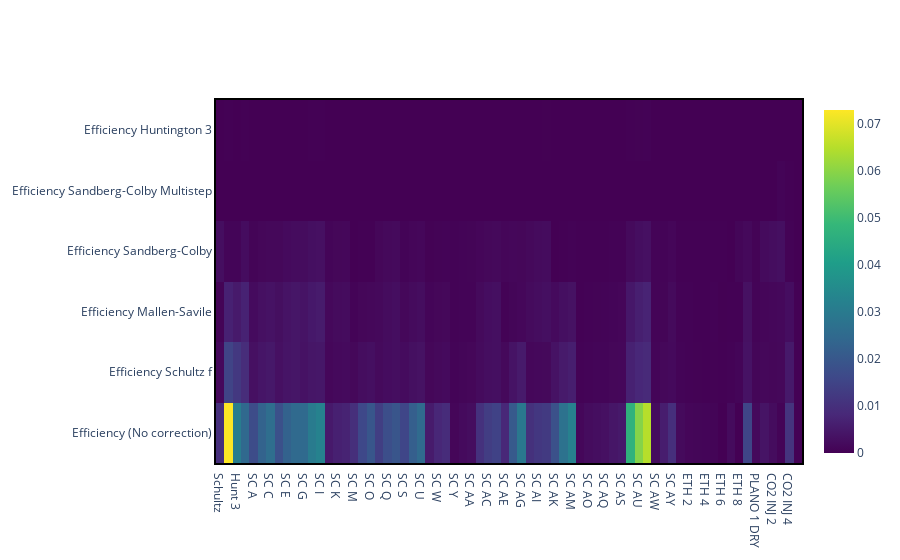
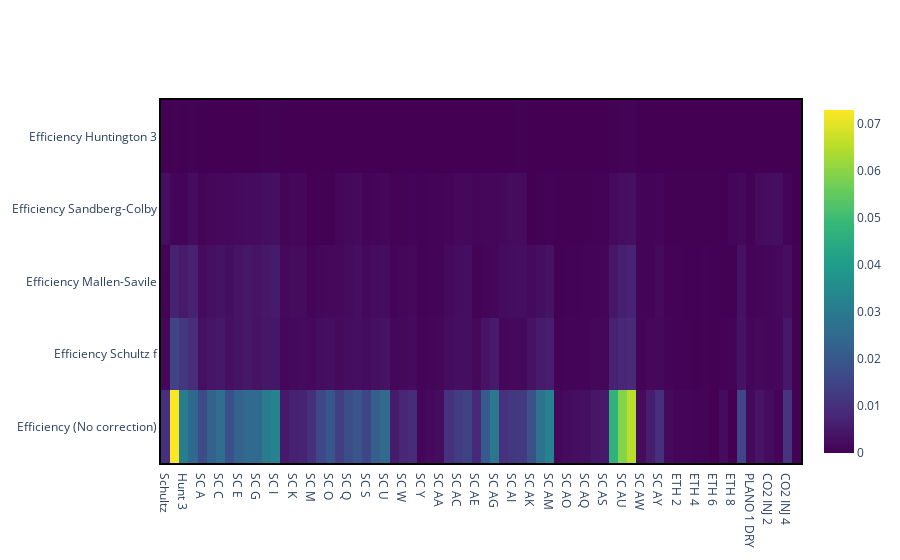

Notebook code cell kept with these figures, in order:
### Markdown cell above
Finally, we build a plot to visualize the error for each method when compared to the reference method:

### Code cell
fig = go.Figure()
x = [case for case in df.columns]
y = [method for method in methods.keys()]
z = []
z_time = []
hovertext = []
for method in methods.keys():
    results = []
    time_results = []
    text_list = []
    for case in df.columns:
        results.append(df.loc[f"{method}_error", case])
        time_results.append(df.loc[f"{method}_time", case])
        suc, disch = states(case)
        text = (
            f"Case: {case}"
            f"<br>Error: {df.loc[f'{method}_error', case]:.5f}"
            f"<br>Time: {df.loc[f'{method}_time', case]:.5f}"
            f"<br>ps: {df.loc['ps bara', case]}"
            f"<br>pd: {df.loc['pd bara', case]}"
            f"<br>Ts: {df.loc['Ts degC', case]}"
            f"<br>Td: {df.loc['Td degC', case]}"
            f"<br>zs: {suc.z():.2f}"
            f"<br>zd: {disch.z():.2f}"
            f"<br>ρ_s: {suc.rho():.2f}"
            f"<br>ρ_d: {disch.rho():.2f}"
            f"<br>MW: {suc.molar_mass('g/mole'):.2f}"
            f"<br>Num. Comp.: {len(suc.fluid)}"
        )
        text_list.append(text)
    hovertext.append(text_list)
    z.append(results)
    z_time.append(time_results)
fig.add_trace(
    go.Heatmap(
        z=z,
        x=x,
        y=y,
        hoverinfo="text",
        text=hovertext,
        colorscale="viridis",
    )
)

### Figure 1 — Plotly figure (JSON) as saved in the notebook; plotly's stock layout.template omitted (floating-point values rounded to 4 significant figures; data arrays with more than 128 entries replaced by an {"elided": "..."} marker saying what was removed)
{"data": [{"colorscale": [[0, "#440154"], [0.1111, "#482878"], [0.2222, "#3e4989"], [0.3333, "#31688e"], [0.4444, "#26828e"], [0.5556, "#1f9e89"], [0.6667, "#35b779"], [0.7778, "#6ece58"], [0.8889, "#b5de2b"], [1, "#fde725"]], "hoverinfo": "text", "text": {"elided": "6x70 str values"}, "type": "heatmap", "x": ["Schultz", "Hunt 2", "Hunt 3", "Hunt 4", "SC A", "SC B", "SC C", "SC D", "SC E", "SC F", "SC G", "SC H", "SC I", "SC J", "SC K", "SC L", "SC M", "SC N", "SC O", "SC P", "SC Q", "SC R", "SC S", "SC T", "SC U", "SC V", "SC W", "SC X", "SC Y", "SC Z", "SC AA", "SC AB", "SC AC", "SC AD", "SC AE", "SC AF", "SC AG", "SC AH", "SC AI", " SC AJ", "SC AK", "SC AL", "SC AM", "SC AN", "SC AO", "SC AP", "SC AQ", "SC AR", "SC AS", "SC AT", "SC AU", "SC AV", "SC AW", "SC AX", "SC AY", "ETH 1", "ETH 2", "ETH 3", "ETH 4", "ETH 5", "ETH 6", "ETH 7", "ETH 8", "ETH 9", "PLANO 1 DRY", "CO2 INJ 1", "CO2 INJ 2", "CO2 INJ 3", "CO2 INJ 4", "CO2 INJ 5"], "y": ["Efficiency (No correction)", "Efficiency Schultz f", "Efficiency Mallen-Savile", "Efficiency Sandberg-Colby", "Efficiency Sandberg-Colby Multistep", "Efficiency Huntington 3"], "z": {"elided": "6x70 float values"}}], "layout": {}}

### Figure 2 — Plotly figure (JSON) as saved in the notebook; plotly's stock layout.template omitted (floating-point values rounded to 4 significant figures; data arrays with more than 128 entries replaced by an {"elided": "..."} marker saying what was removed)
{"data": [{"colorscale": [[0, "#440154"], [0.1111, "#482878"], [0.2222, "#3e4989"], [0.3333, "#31688e"], [0.4444, "#26828e"], [0.5556, "#1f9e89"], [0.6667, "#35b779"], [0.7778, "#6ece58"], [0.8889, "#b5de2b"], [1, "#fde725"]], "hoverinfo": "text", "text": {"elided": "5x70 str values"}, "type": "heatmap", "x": ["Schultz", "Hunt 2", "Hunt 3", "Hunt 4", "SC A", "SC B", "SC C", "SC D", "SC E", "SC F", "SC G", "SC H", "SC I", "SC J", "SC K", "SC L", "SC M", "SC N", "SC O", "SC P", "SC Q", "SC R", "SC S", "SC T", "SC U", "SC V", "SC W", "SC X", "SC Y", "SC Z", "SC AA", "SC AB", "SC AC", "SC AD", "SC AE", "SC AF", "SC AG", "SC AH", "SC AI", " SC AJ", "SC AK", "SC AL", "SC AM", "SC AN", "SC AO", "SC AP", "SC AQ", "SC AR", "SC AS", "SC AT", "SC AU", "SC AV", "SC AW", "SC AX", "SC AY", "ETH 1", "ETH 2", "ETH 3", "ETH 4", "ETH 5", "ETH 6", "ETH 7", "ETH 8", "ETH 9", "PLANO 1 DRY", "CO2 INJ 1", "CO2 INJ 2", "CO2 INJ 3", "CO2 INJ 4", "CO2 INJ 5"], "y": ["Efficiency (No correction)", "Efficiency Schultz f", "Efficiency Mallen-Savile", "Efficiency Sandberg-Colby", "Efficiency Huntington 3"], "z": {"elided": "5x70 float values"}}], "layout": {}}
